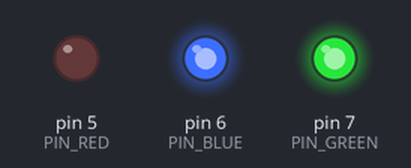
Simulated run of this sketch. Board: Arduino Uno, built with avr-gcc and run on an emulated ATmega328P. Shown: output pins drawn as LEDs (lit = HIGH).

Above: at 0.5 s.
At 1.5 s:
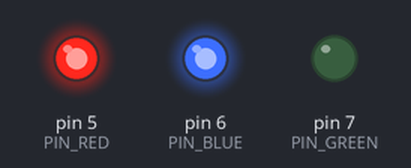
At 2.5 s:
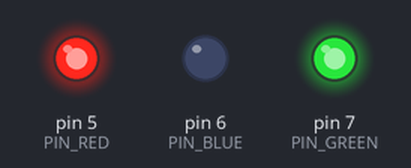
At 3.5 s:
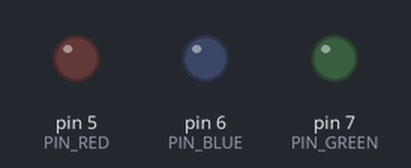
Timing chart, 0 to 5.2 s (numbered marks = the images above):
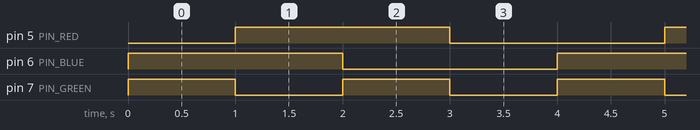

Measured:
- by itself, pin 5 (PIN_RED), pin 6 (PIN_BLUE): alternates HIGH for 2.0 s and LOW for 2.0 s
- by itself, pin 7 (PIN_GREEN): alternates HIGH for 1.0 s and LOW for 1.0 s
- by itself, everything shown: repeats every 4.0 s, in 4 steps

The sketch:

TestReader4.ino
```cpp
const int PIN_RED = 5;
const int PIN_GREEN = 7;
const int PIN_BLUE = 6;

void setup(){
  pinMode(PIN_RED, OUTPUT);
  pinMode(PIN_GREEN, OUTPUT);
  pinMode(PIN_BLUE, OUTPUT);

  setColor(false, false, false);
}

void loop(){
  setColor(true, false, false);
  delay(1000);
  setColor(false, true, false);
  delay(1000);
  setColor(false, false, true);
  delay(1000);
  setColor(true, true, true);
  delay(1000);

}

void setColor(boolean red, boolean green, boolean blue){
 digitalWrite(PIN_RED, !red);
 digitalWrite(PIN_GREEN, !green);
 digitalWrite(PIN_BLUE, !blue);
}
```
